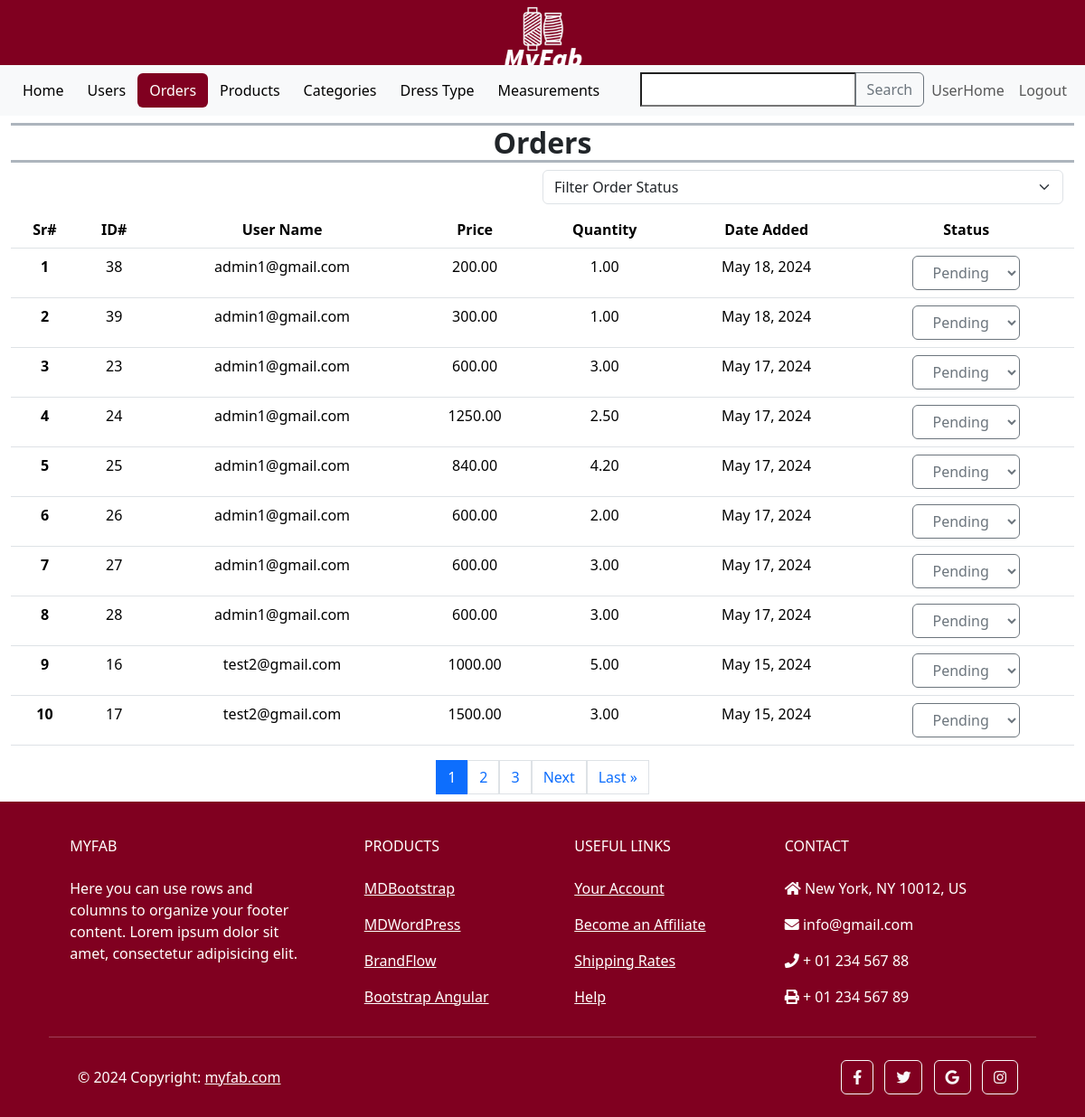
/custom_admin/orders/ (signed in), run on an earlier commit of the app's database.
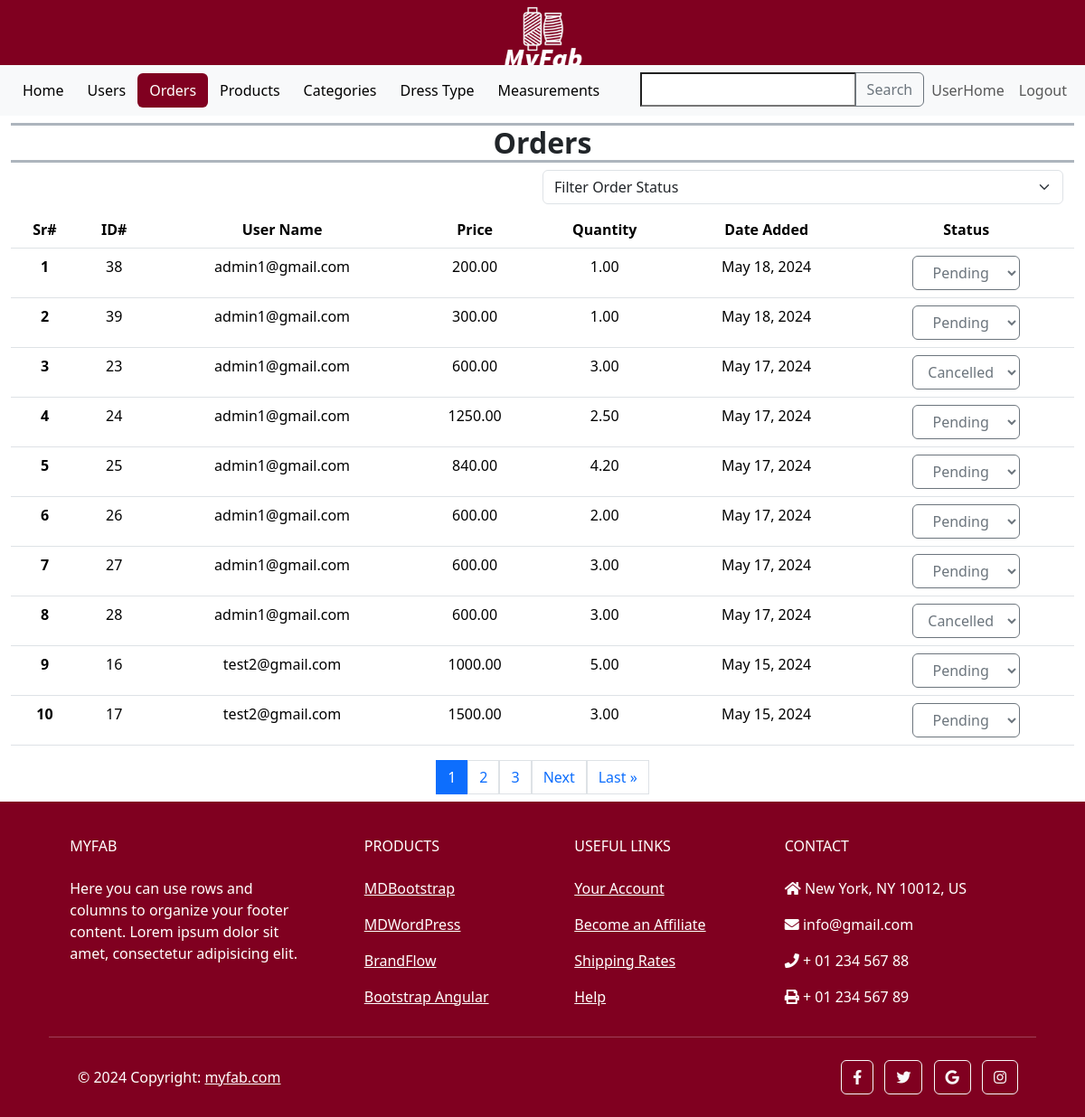
And on a later commit of the database.
### orders/models.py (models this page shows, shortened)
class Order(models.Model):
    PAYMENT_CHOICES = [
        ('P', 'Prepaid'),
        ('C', 'Cash On Delivery'),
    ]
    STATUS_CHOICES = [
        ('P', 'Pending'),
        ('S', 'Shipping'),
        ('D', 'Delivered'),
        ('C', 'Cancelled'),
    ]
    customer_id = models.ForeignKey(CustomUser, on_delete=models.CASCADE)
    product_id = models.ForeignKey(Product, on_delete=models.CASCADE)
    order_type = models.IntegerField(null=False)
    quantity = models.DecimalField(max_digits=10, decimal_places=2, default=0)
    price = models.DecimalField(max_digits=10, decimal_places=2, default=0)
    add_date = models.DateField(auto_now_add=True)
    payment_method = models.CharField(max_length=10, null=False, choices=PAYMENT_CHOICES)
    status = models.CharField(max_length=10, null=False, choices=STATUS_CHOICES, default='P')
    address = models.ForeignKey(Address, on_delete=models.PROTECT)
    order_measurements = models.TextField(null=True, default=None, blank=True)

### accounts/models.py (models this page shows)
class CustomUser(AbstractUser):
    phone_number = models.CharField(max_length=13, unique=True)

### custom_admin/views.py (the view, shortened to what this page needs)
# urls.py: path('orders/', AdminOrders.as_view(), name = 'admin_orders'),
class AdminOrders(View):
    def get(self, request):
        orders = Order.objects.all().order_by('-add_date')
        paginator = Paginator(orders, 10)
        page_number = request.GET.get('page')
        try:
            paged_orders = paginator.page(page_number)
        except PageNotAnInteger:
            paged_orders = paginator.page(1)
        except EmptyPage:
            paged_orders = paginator.page(paginator.num_pages)
        start_serial_number = (paged_orders.number - 1) * paginator.per_page + 1
        serial_numbers = list(range(start_serial_number, start_serial_number + len(paged_orders)))
        zipped_data = zip(serial_numbers, paged_orders)
        context = {'zipped_data': zipped_data, 'orders': paged_orders}
        return render(request, 'admin_orders.html', context)

### templates/admin_orders.html (shortened to what the changed rows need)
{% extends 'admin_base.html' %}
{% load static %}
{% block content %}
    <section class="mb-2">
        <div class="container-fluid">
            <div class="row h-100">
                <div class="col-12">
                    <div class="table-responsive text-center">
                        <table class="table  table-hover">
                            <thead>
                            <tr>
                                <th scope="col">Sr#</th>
                                <th scope="col">ID#</th>
                                <th scope="col">User Name</th>
                                <th scope="col">Price</th>
                                <th scope="col">Quantity</th>
                                <th scope="col">Date Added</th>
                                <th scope="col">
                                    <span id="order-status-heading">
                                        Status
                                    </span>
                                </th>
                            </tr>
                            </thead>
                            <tbody id="product-table-body">
                                {% for serial_number, order in zipped_data %}
                                <tr>
                                    <th scope="row">{{ serial_number }}</th>
                                    <td>{{ order.id }}</td>
                                    <td>{{ order.customer_id.username }}</td>
                                    <td>{{ order.price }}</td>
                                    <td>{{ order.quantity }}</td>
                                    <td>{{ order.add_date }}</td>
                                    <td>
                                        <select class="status-select btn btn-outline-secondary"
                                            data-order-id="{{ order.id }}"
                                            onchange="changeOrderStatus(this)">
                                        {% for status in order.STATUS_CHOICES %}
                                            <option value="{{ status.0 }}" {% if order.status == status.0 %} selected {% endif %}>
                                                {{ status.1 }}
                                            </option>
                                        {% endfor %}
                                        </select>
                                    </td>
                                </tr>
                                {% endfor %}
                            </tbody>
                        </table>
                    </div>
                </div>
            </div>
        </div>
    </section>
{% endblock content %}

What changed in the data, as far as the page shows it:
changed Order id 23: status+id "Pending" → "Cancelled"
changed Order id 28: status+id "Pending" → "Cancelled"
